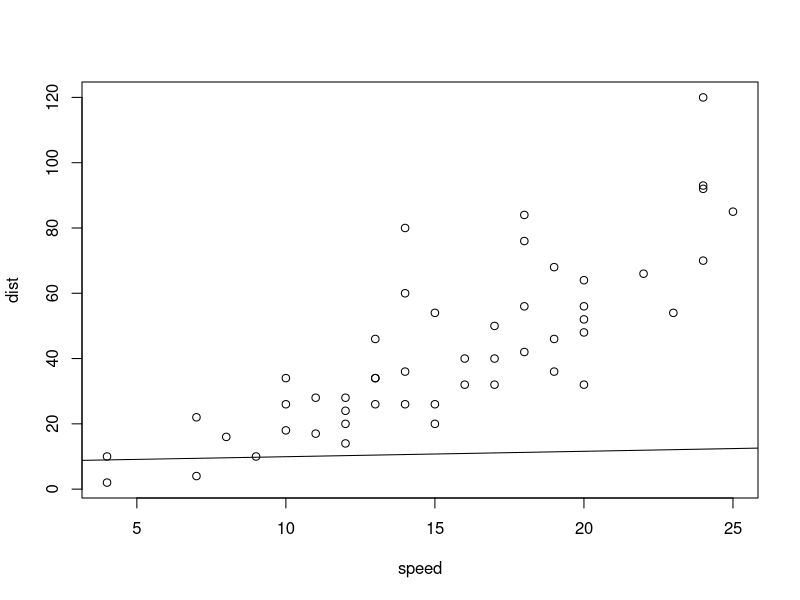

Write R code to recreate this figure.
## ---- chunk 1
summary(cars)
## ---- chunk 2
plot(cars)
abline(lm(cars$speed~cars$dist))
